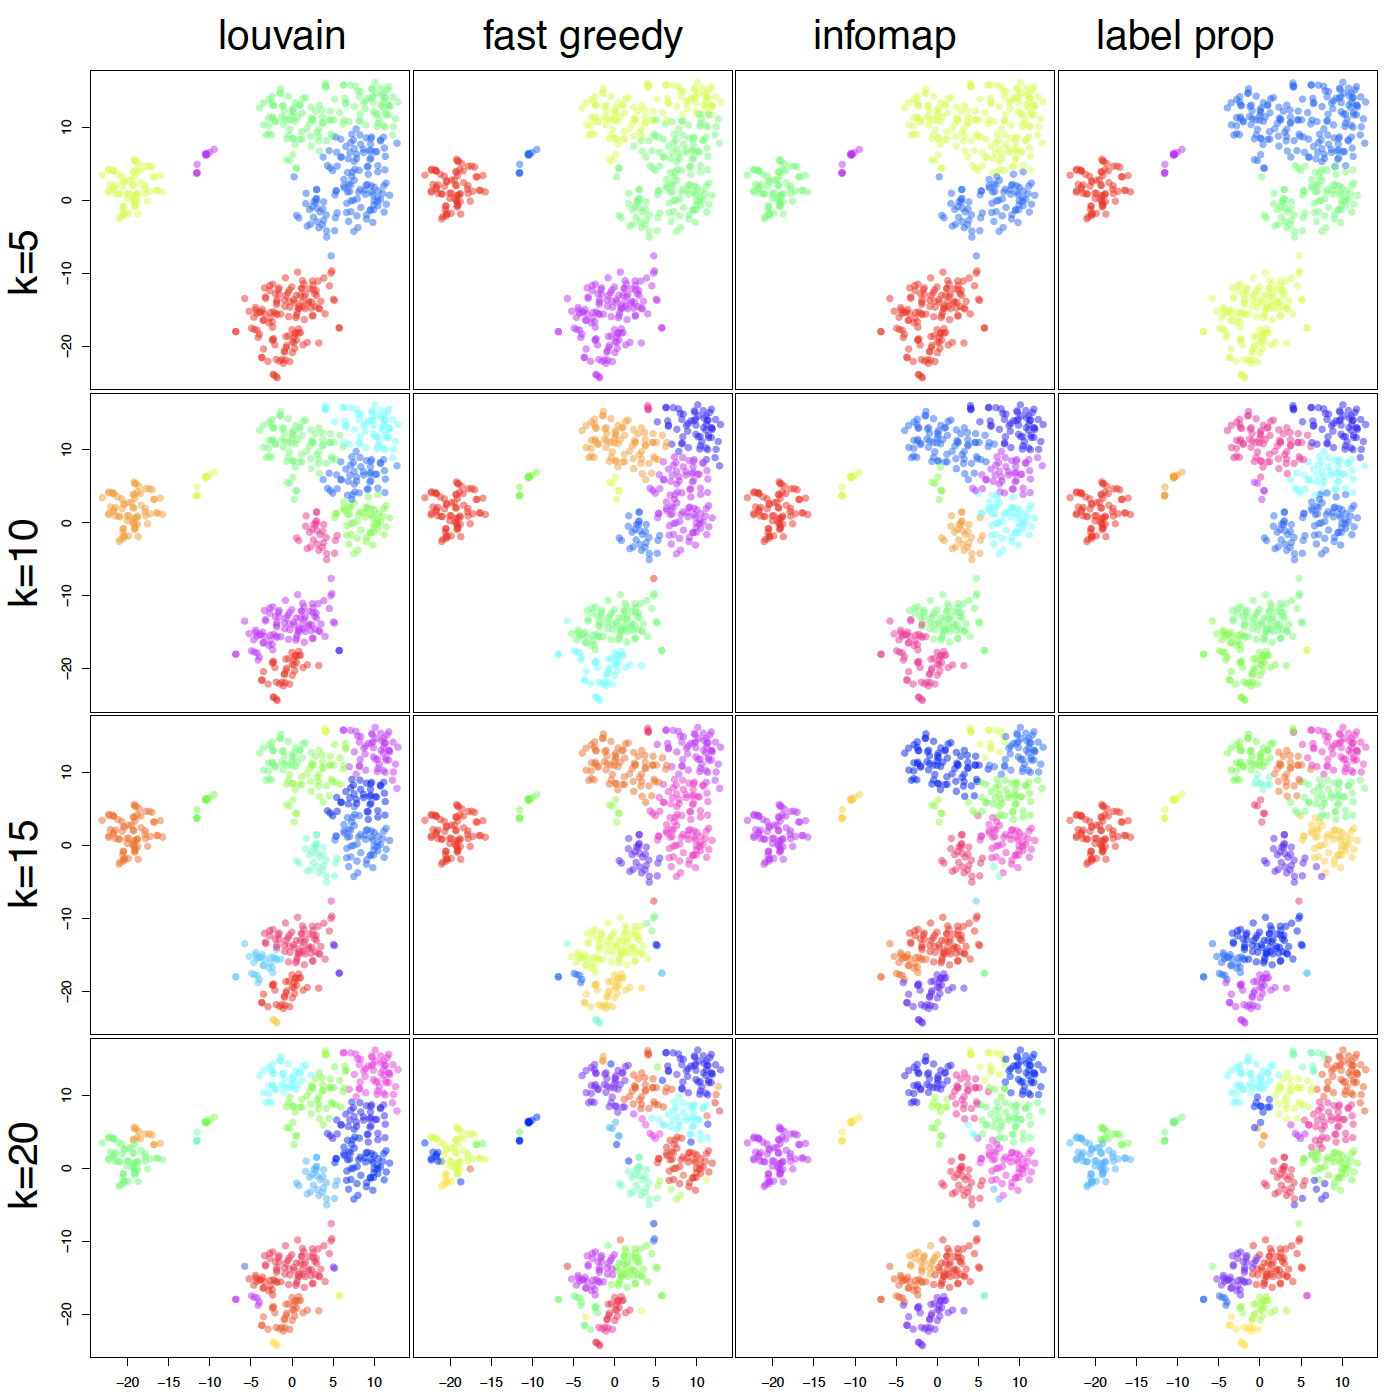

Write the R code that produced this figure.
rm(list=ls());

library(GCluster);

dat   <- read.table("./example_data/Rtsne_1.txt", header=T, row.names=1);
## weight
wt    <- 4;
set.seed(1234);
## k numbers
k.s   <- c(5, 10, 15, 20)

pdffile <- paste0("07do_GCluster10_1.pdf");
pdf(pdffile, 12, 12);
par(mfrow=c(4, 4), oma=c(5.5, 5.5, 5.5, 5.5), mar=rep(.1, 4));

for (j in 1:length(k.s)){
  k   <- k.s[j];
  m.i <- 1;
  for (m in c("louvain", "fast_greedy", "infomap", "label_prop")){
    print(m)
    out   <- GCluster(dat=dat, wt=wt, k=k, method=m);
    clu.i <- out$membership;
    clu.n <- length(unique(clu.i));
    cols  <- rainbow(clu.n, alpha=0.5);
    if (j==length(k.s)){
      if (m.i==1){
        plot(dat, pch=19, col=cols[clu.i], main=main, ann=FALSE);
      } else {
        plot(dat, pch=19, col=cols[clu.i], main=main, ann=FALSE, yaxt="n");
      }
    } else if (m.i==1){
      plot(dat, pch=19, col=cols[clu.i], main=main, ann=FALSE, xaxt="n");
    } else {
      plot(dat, pch=19, col=cols[clu.i], main=main, ann=FALSE, xaxt="n", yaxt="n");
    }
    m.i <- m.i + 1;
  }
}
#title("Clustering examples with GCluster package", outer=TRUE)
m.n <- c("louvain", "fast_greedy", "infomap", "label_prop");
m.n <- gsub("_", " ", m.n);
mtext(m.n, 3, 1, cex=2, outer=TRUE, at=seq(0.15, 0.85, length.out=4));
mtext(c("k=20", "k=15", "k=10", "k=5"), 2, 3, cex=2, outer=TRUE, las=0, at=seq(0.15, 0.85, length.out=4));
dev.off();

